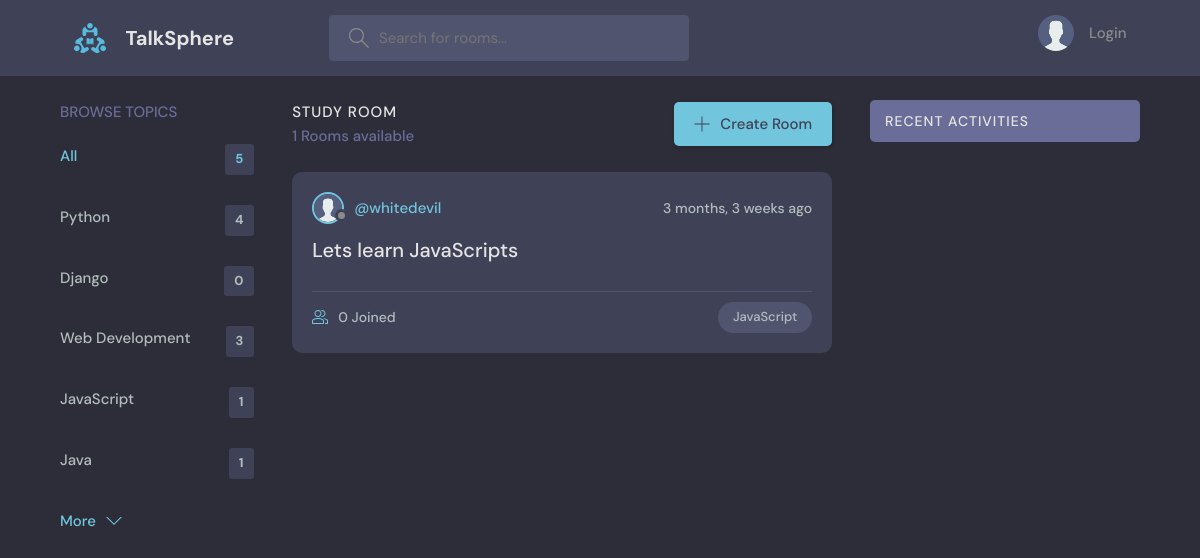
Before: /?q=Javascript with the older database file.
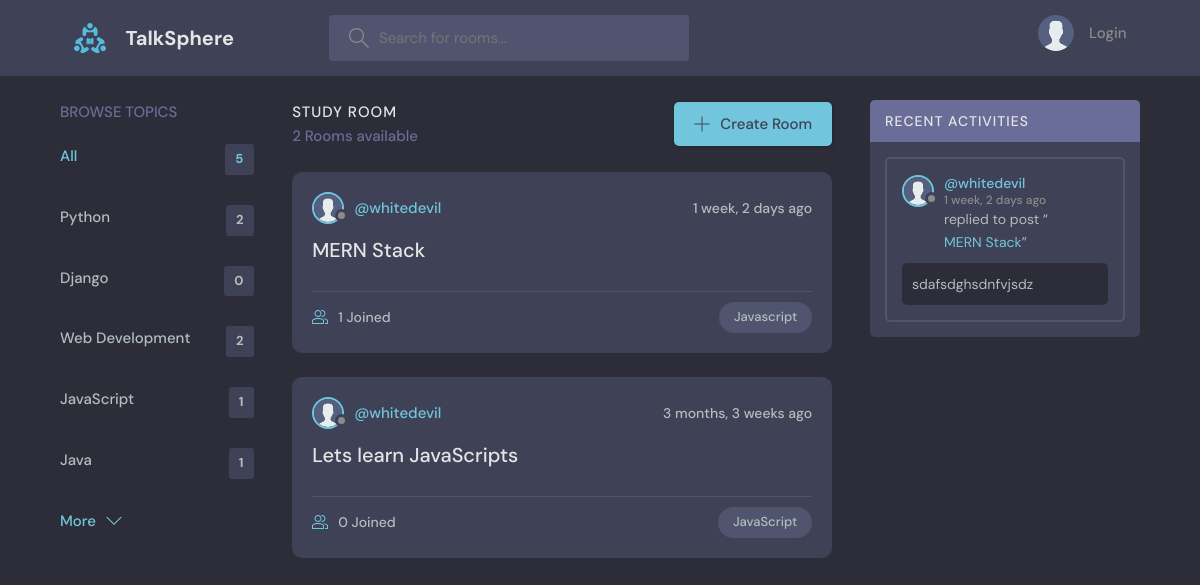
After: the same page with the newer database file.
### base/models.py (models this page shows, shortened)
class Topic(models.Model):
    name = models.CharField(max_length=200)
    def __str__(self):
        return self.name

class Room(models.Model):
    host = models.ForeignKey(User, on_delete=models.SET_NULL, null=True)
    topic = models.ForeignKey(Topic, on_delete=models.SET_NULL, null=True)
    name = models.CharField(max_length=200)
    description = models.TextField(null=True, blank=True)
    participants = models.ManyToManyField(User,related_name='participants', blank=True)
    updated = models.DateTimeField(auto_now=True)
    created = models.DateTimeField(auto_now_add=True)
    class Meta:
        ordering = ['-updated', '-created']
    def __str__(self):
        return self.name

class Message(models.Model):
    user = models.ForeignKey(User, on_delete=models.CASCADE, default=1)
    room = models.ForeignKey(Room, on_delete=models.CASCADE)
    body = models.TextField()
    updated = models.DateTimeField(auto_now=True)
    created = models.DateTimeField(auto_now_add=True)
    class Meta:
        ordering = ['-updated', '-created']

### base/views.py (the view)
# urls.py: path("", views.home, name="home"),
def home(request):
    query = None
    if request.GET.get('q') != None:
        query = request.GET.get('q').lower()
    else:
        query = ''
    rooms = Room.objects.filter(
        Q(topic__name__icontains=query) |
        Q(name__icontains=query) |
        Q(description__icontains = query)
    )
    topics = Topic.objects.all()[0:5]
    room_count = rooms.count()
    room_messages = Message.objects.filter(Q(room__topic__name__icontains = query))
    context = {'rooms':rooms, 'topics':topics, 'room_count': room_count, 'room_messages': room_messages }
    return render(request, 'base/home.html', context)

### base/templates/base/home.html (shortened to what this page needs)
{% extends 'main.html' %}
{% block content %}
<main class="layout layout--3">
  <div class="container">
    {% include 'base/topics_component.html' %}
    <div class="roomList">
      <div class="roomList__header">
        <div>
          <h2>Study Room</h2>
          <p>{{room_count}} Rooms available</p>
        </div>
        <a class="btn btn--main" href="{% url 'create-room' %}">
          <svg version="1.1" xmlns="http://www.w3.org/2000/svg" width="32" height="32" viewBox="0 0 32 32">
            <title>add</title>
            <path
              d="M16.943 0.943h-1.885v14.115h-14.115v1.885h14.115v14.115h1.885v-14.115h14.115v-1.885h-14.115v-14.115z"
            ></path>
          </svg>
          Create Room
        </a>
      </div>
      {% include 'base/feed_component.html' %}
    </div>
    {% include 'base/activity_component.html' %}
  </div>
</main>
{% endblock %}

### base/templates/base/topics_component.html
<div class="topics">
    <div class="topics__header">
      <h2>Browse Topics</h2>
    </div>
    <ul class="topics__list">
      <li>
        <a href="{% url 'home' %}" class="active">All <span>{{topics.count}}</span></a>
      </li>
      {% for topic in topics %}
      <li>
        <a href="{% url 'home' %}?q={{topic.name}}">{{topic}}<span>{{topic.room_set.all.count}}</span></a>
      </li>
      {% endfor %}
    <a class="btn btn--link" href="{% url 'topics' %}">
      More
      <svg version="1.1" xmlns="http://www.w3.org/2000/svg" width="32" height="32" viewBox="0 0 32 32">
        <title>chevron-down</title>
        <path d="M16 21l-13-13h-3l16 16 16-16h-3l-13 13z"></path>
      </svg>
    </a>
  </div>

### base/templates/base/feed_component.html (shortened to what this page needs)
{% load static %}
{% for room in rooms %}
<div class="roomListRoom">
    <div class="roomListRoom__header">
    {% if room.host %}
      <a href="{% url 'user-profile' room.host.id %}" class="roomListRoom__author">
        <div class="avatar avatar--small">
          <img src="{% static 'images/avatar.svg' %}" />
        </div>
        <span>@{{room.host.username}}</span>
      </a>
    {% endif %}
      <div class="roomListRoom__actions">
        <span>{{room.created|timesince}} ago</span>
      </div>
    </div>
    <div class="roomListRoom__content">
      <a href="{% url 'room' room.id %}">{{room.name}}</a>
    </div>
    <div class="roomListRoom__meta">
      <a href="{% url 'room' room.id %}" class="roomListRoom__joined">
        {{room.participants.all.count}} Joined
      </a>
      <p class="roomListRoom__topic">{{room.topic.name}}</p>
    </div>
  </div>
{% endfor %}

### base/templates/base/activity_component.html (shortened to what this page needs)
{% load static %}
<div class="activities">
    <div class="activities__header">
      <h2>Recent Activities</h2>
    </div>
    {% for message in room_messages %}
    <div class="activities__box">
      <div class="activities__boxHeader roomListRoom__header">
        <a href="{% url 'user-profile' message.user.id %}" class="roomListRoom__author">
          <div class="avatar avatar--small">
            <img src="{% static 'images/avatar.svg' %}" />
          </div>
          <p>
            @{{message.user}}
            <span>{{message.created|timesince}} ago</span>
          </p>
        </a>
      </div>
      <div class="activities__boxContent">
        <p>replied to post “<a href="{% url 'room' message.room.id %}">{{message.room}}</a>”</p>
        <div class="activities__boxRoomContent">
          {{message.body}}
        </div>
      </div>
    </div>
    {% endfor %}
</div>

Changed rows visible on the page:
computed for Topic "Python": room_set.all.count "4" → "2"
computed for Topic "Web Development": room_set.all.count "3" → "2"
added Room: host.username "whitedevil", created "1 week, 2 days", name "MERN Stack", participants.all.count "1", topic.name "Javascript"
added Message: user "whitedevil", created "1 week, 2 days", room "MERN Stack", body "sdafsdghsdnfvjsdz"
Other visible differences:
{{ room_count }}: "1" → "2"
